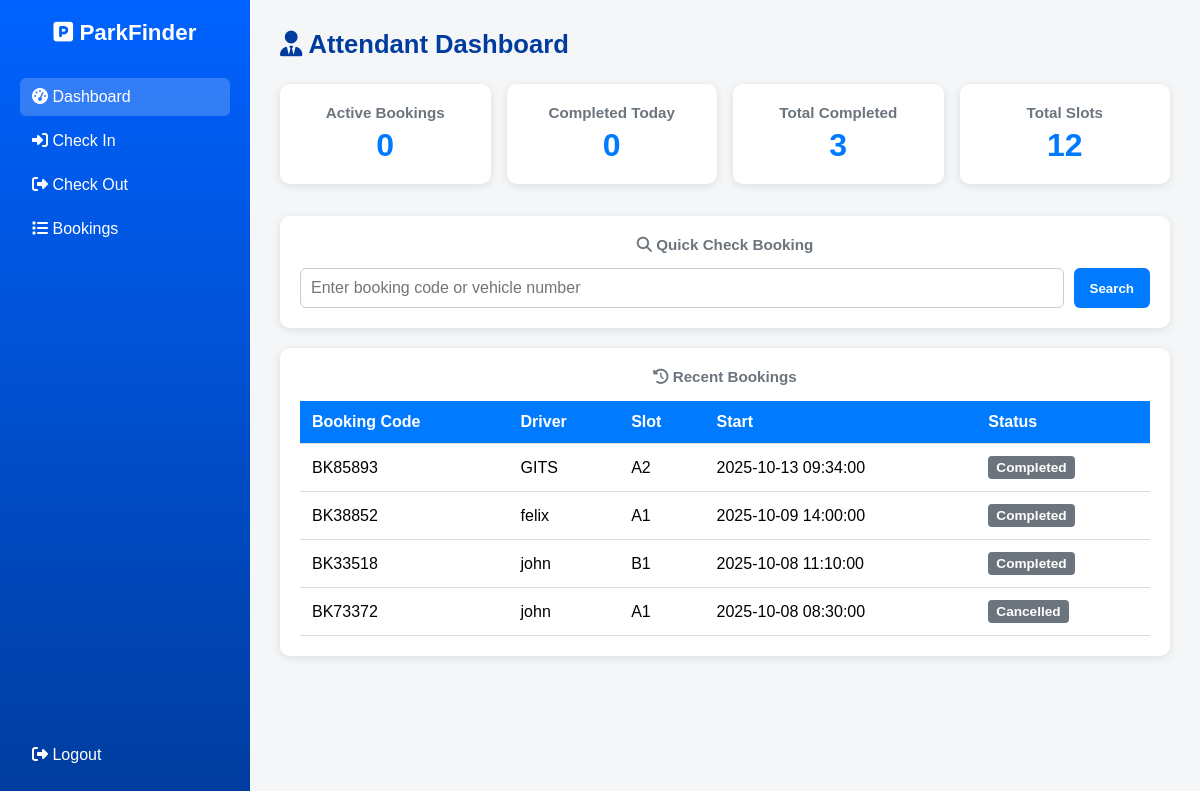
Screenshot of /attendant/attendant_dashboard.php (signed in) with the database file from the repository.
### tables this page shows
CREATE TABLE `bookings` (
  `id` int(11) NOT NULL,
  `booking_code` varchar(50) NOT NULL,
  `checkin_time` datetime DEFAULT NULL,
  `checkout_time` datetime DEFAULT NULL,
  `total_fee` decimal(10,2) DEFAULT 0.00,
  `user_id` int(11) NOT NULL,
  `slot_id` int(11) NOT NULL,
  `vehicle_no` varchar(50) DEFAULT NULL,
  `vehicle_type` enum('motorcycle','car','van','truck') DEFAULT 'car',
  `start_time` datetime NOT NULL,
  `end_time` datetime DEFAULT NULL,
  `amount_paid` decimal(10,2) DEFAULT 0.00,
  `status` enum('reserved','active','completed','cancelled','no_show') DEFAULT 'reserved',
  `price` decimal(10,2) DEFAULT 0.00,
  `paid` tinyint(1) DEFAULT 0,
  `payment_method` varchar(50) DEFAULT NULL,
  `receipt_url` varchar(255) DEFAULT NULL,
  `qr_image` varchar(255) DEFAULT NULL,
  `created_at` timestamp NOT NULL DEFAULT current_timestamp(),
  `updated_at` timestamp NOT NULL DEFAULT current_timestamp() ON UPDATE current_timestamp()
);

CREATE TABLE `users` (
  `id` int(11) NOT NULL,
  `name` varchar(100) NOT NULL,
  `email` varchar(150) NOT NULL,
  `phone` varchar(30) DEFAULT NULL,
  `password_hash` varchar(255) NOT NULL,
  `role` enum('driver','attendant','admin') NOT NULL DEFAULT 'driver',
  `created_at` timestamp NOT NULL DEFAULT current_timestamp()
);

CREATE TABLE `parking_slots` (
  `id` int(11) NOT NULL,
  `slot_name` varchar(100) NOT NULL,
  `location` varchar(100) DEFAULT NULL,
  `branch_id` int(11) NOT NULL,
  `slot_code` varchar(50) NOT NULL,
  `type` enum('motorcycle','car','van','truck') DEFAULT 'car',
  `hourly_rate` decimal(10,2) NOT NULL DEFAULT 0.00,
  `status` enum('vacant','occupied','reserved','out_of_service') DEFAULT 'vacant',
  `created_at` timestamp NOT NULL DEFAULT current_timestamp()
);

### attendant/attendant_dashboard.php (the view, shortened to what this page needs)
<?php
require_once __DIR__ . '/../src/db.php';
$total_active = $pdo->query("SELECT COUNT(*) FROM bookings WHERE status='active'")->fetchColumn();
$total_completed = $pdo->query("SELECT COUNT(*) FROM bookings WHERE status='completed'")->fetchColumn();
$total_today = $pdo->query("SELECT COUNT(*) FROM bookings WHERE DATE(start_time)=CURDATE()")->fetchColumn();
$total_slots = $pdo->query("SELECT COUNT(*) FROM parking_slots")->fetchColumn();
$bookings = $pdo->query("
  SELECT b.*, u.name AS driver_name, s.slot_name
  FROM bookings b
  JOIN users u ON b.user_id = u.id
  JOIN parking_slots s ON b.slot_id = s.id
  ORDER BY b.start_time DESC LIMIT 10
")->fetchAll(PDO::FETCH_ASSOC);
?>
<!DOCTYPE html>
<html lang="en">
<head>
  <link href="https://cdnjs.cloudflare.com/ajax/libs/font-awesome/6.5.0/css/all.min.css" rel="stylesheet" />
</head>
<body>
  <div class="sidebar">
    <div>
      <h2><i class="fa-solid fa-square-parking"></i> ParkFinder</h2>
      <a href="attendant_dashboard.php" class="active"><i class="fa-solid fa-gauge-high me-2"></i> Dashboard</a>
      <a href="checkin.php"><i class="fa-solid fa-sign-in-alt me-2"></i> Check In</a>
      <a href="checkout.php"><i class="fa-solid fa-sign-out-alt me-2"></i> Check Out</a>
      <a href="view_bookings.php"><i class="fa-solid fa-list me-2"></i> Bookings</a>
    </div>
    <a href="../public/logout.php"><i class="fa-solid fa-right-from-bracket me-2"></i> Logout</a>
  </div>
  <div class="main">
    <h3><i class="fa-solid fa-user-tie me-2"></i> Attendant Dashboard</h3>
    <div class="stats-grid">
      <div class="card"><h4>Active Bookings</h4><h2><?= htmlspecialchars($total_active) ?></h2></div>
      <div class="card"><h4>Completed Today</h4><h2><?= htmlspecialchars($total_today) ?></h2></div>
      <div class="card"><h4>Total Completed</h4><h2><?= htmlspecialchars($total_completed) ?></h2></div>
      <div class="card"><h4>Total Slots</h4><h2><?= htmlspecialchars($total_slots) ?></h2></div>
    </div>
    <div class="card">
      <h4><i class="fa-solid fa-magnifying-glass me-2"></i> Quick Check Booking</h4>
      <div class="search-box">
        <input type="text" id="searchCode" placeholder="Enter booking code or vehicle number" />
        <button onclick="searchBooking()">Search</button>
      </div>
    </div>
    <div class="card" style="margin-top: 20px;">
      <h4><i class="fa-solid fa-clock-rotate-left me-2"></i> Recent Bookings</h4>
      <div style="overflow-x: auto;">
        <table>
          <thead>
            <tr><th>Booking Code</th><th>Driver</th><th>Slot</th><th>Start</th><th>Status</th></tr>
          </thead>
          <tbody>
            <?php foreach ($bookings as $b): ?>
              <tr>
                <td><?= htmlspecialchars($b['booking_code']) ?></td>
                <td><?= htmlspecialchars($b['driver_name']) ?></td>
                <td><?= htmlspecialchars($b['slot_name']) ?></td>
                <td><?= htmlspecialchars($b['start_time']) ?></td>
                <td>
                  <span class="badge <?= $b['status'] === 'active' ? 'bg-success' : 'bg-secondary' ?>">
                    <?= ucfirst($b['status']) ?>
                  </span>
                </td>
              </tr>
            <?php endforeach; ?>
          </tbody>
        </table>
      </div>
    </div>
  </div>
</body>
</html>

### attendant/attendant_dashboard.php (style rules this page uses)
* { box-sizing: border-box; margin: 0; padding: 0; }
body { font-family: 'Poppins', sans-serif; display: flex; background-color: #f4f6f8; min-height: 100vh; }
.sidebar { width: 250px; background: linear-gradient(180deg, #0062ff, #003c9e); color: #fff; padding: 20px; flex-shrink: 0; display: flex; flex-direction: column; justify-content: space-between; }
.sidebar h2 { text-align: center; margin-bottom: 2rem; font-size: 1.4rem; }
.sidebar a { display: block; text-decoration: none; color: #fff; padding: 10px 12px; border-radius: 6px; margin-bottom: 6px; transition: background 0.3s; }
.sidebar a:hover, .sidebar a.active { background-color: rgba(255, 255, 255, 0.2); }
.main { flex-grow: 1; padding: 30px; }
h3 { font-size: 1.6rem; color: #003c9e; margin-bottom: 25px; }
.stats-grid { display: grid; grid-template-columns: repeat(auto-fit, minmax(200px, 1fr)); gap: 1rem; margin-bottom: 2rem; }
.card { background: #fff; border-radius: 10px; box-shadow: 0 2px 8px rgba(0, 0, 0, 0.1); padding: 20px; text-align: center; }
.card h4 { font-size: 0.95rem; color: #6c757d; margin-bottom: 6px; }
.card h2 { color: #007bff; font-size: 2rem; font-weight: 700; }
.search-box { display: flex; flex-wrap: wrap; gap: 10px; margin-top: 15px; }
.search-box input { flex: 1; padding: 10px; border: 1px solid #ccc; border-radius: 6px; font-size: 1rem; }
.search-box button { background-color: #007bff; color: white; border: none; padding: 10px 16px; border-radius: 6px; font-weight: 600; cursor: pointer; transition: 0.3s; }
table { width: 100%; border-collapse: collapse; margin-top: 10px; }
table th, table td { padding: 12px; border-bottom: 1px solid #ddd; text-align: left; }
table th { background-color: #007bff; color: white; font-weight: 600; }
.badge { display: inline-block; padding: 4px 8px; border-radius: 4px; font-size: 0.85rem; font-weight: 600; color: white; }
.bg-secondary { background-color: #6c757d; }

### rows the page displays
bookings: booking_code "BK85893", user.name "GITS", slot.slot_name "A2", start_time "2025-10-13 09:34:00", status "Completed"
bookings: booking_code "BK38852", user.name "felix", slot.slot_name "A1", start_time "2025-10-09 14:00:00", status "Completed"
bookings: booking_code "BK33518", user.name "john", slot.slot_name "B1", start_time "2025-10-08 11:10:00", status "Completed"
bookings: booking_code "BK73372", user.name "john", slot.slot_name "A1", start_time "2025-10-08 08:30:00", status "Cancelled"

### other values shown
$total_active "0"
$total_today "0"
$total_completed "3"
$total_slots "12"
